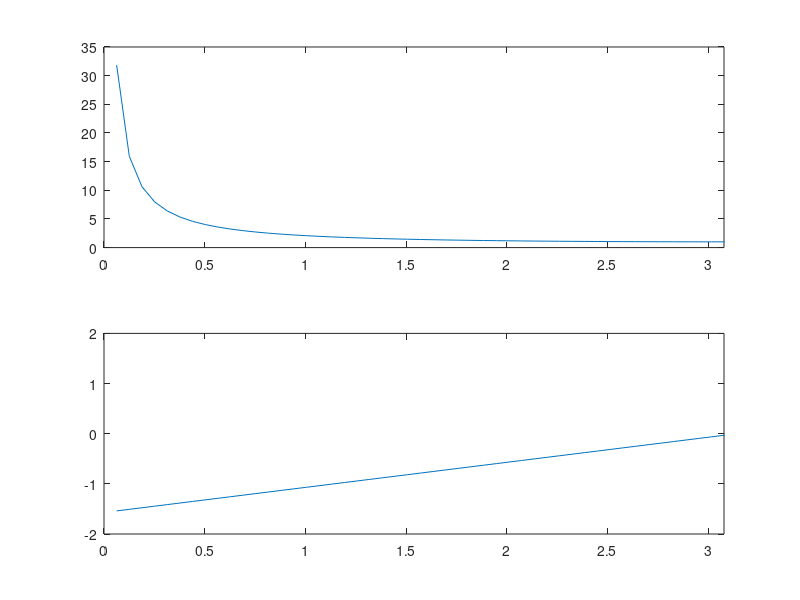

This figure's MATLAB source:
% y(t) +b0*y(t-1) = a0*x(t)
% y(t) = a0*x(t) - b0*y(t-1)

%IIR 

fc = 2*pi;
pc = 0.01*2*pi;
a0 = 0.5;
b0 = 0.5;
W = [0 : pc : fc-pc];
H = 1./(a0 - b0*e.^(-i*W));
subplot(2, 1, 1)
plot (W, abs(H))
axis([W(1) W(size(W,2)/2)])
subplot (2, 1, 2)
plot (W, angle(H))
axis([W(1) W(size(W,2)/2)])
